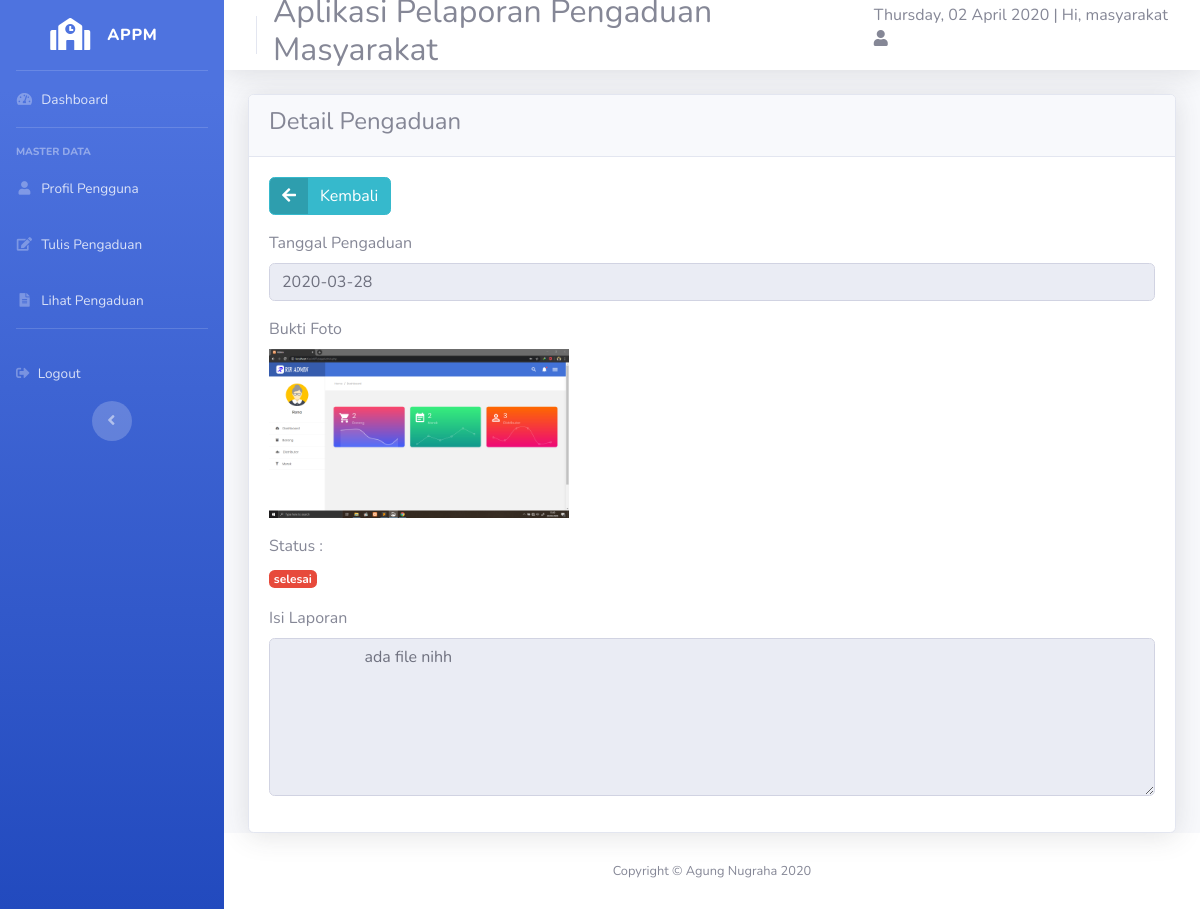
Page /masyarakat.php?url=detail_pengaduan&id=8 (signed in) on the committed database.
### tables this page shows
CREATE TABLE `pengaduan` (
  `id_pengaduan` int(11) NOT NULL,
  `tgl_pengaduan` date NOT NULL,
  `nik` char(16) NOT NULL,
  `isi_laporan` text NOT NULL,
  `foto` varchar(255) NOT NULL,
  `status` enum('belum diproses','sedang diproses','selesai') NOT NULL
);

### detail_pengaduan.php (the view, shortened to what this page needs)
<!DOCTYPE html>
<html lang="en">
<head>
  <link href="vendor/fontawesome-free/css/all.min.css" rel="stylesheet" type="text/css">
  <link href="css/sb-admin-2.min.css" rel="stylesheet">
</head>
<body id="page-top">
  <div class="card shadow">
      <div class="card-header">
            <h4>Detail Pengaduan</h4>
      </div>
      <div class="card-body">
        <div class="form-group cols-sm-6">
            <a href="?url=lihat_pengaduan" class="btn btn-info btn-icon-split">
                <span class="icon text-white-20">
                    <i class="fas fa-arrow-left"></i>
                    </span>
                <span class="text">Kembali</span>
            </a>
        </div>
          <form action="#" method="post" class="form-horizontal" enctype="multipart/form-data">
            <?php
            require 'koneksi.php';
            $sql=mysqli_query($koneksi, "SELECT * FROM pengaduan WHERE id_pengaduan='$_GET[id]'");
            $data=mysqli_fetch_array($sql);
            if ($sql)
              {
            ?>
              <div class="form-group cols-sm-6">
                  <label>Tanggal Pengaduan</label>
                  <input type="text" name="tgl_pengaduan" value="<?php echo $data['tgl_pengaduan']; ?>" class="form-control" readonly>
              </div>
               <div class="form-group cols-sm-6">
                  <label>Bukti Foto</label><br>
                  <img src="foto/<?php echo $data['foto']; ?>" width="300">
              </div>
                <div class="form-group cols-sm-6">
                  <label>Status :</label><br>
                  <span class="badge badge-danger"><?php echo $data['status'] ?></span>
              </div>
              <div class="form-group cols-sm-6">
                  <label>Isi Laporan</label>
                  <textarea class="form-control" name="isi_laporan" rows="6" readonly>
                    <?php echo $data['isi_laporan']; ?>
                  </textarea>
              </div>
            <?php } ?>
          </form>
        </div>
      </div>
</body>
</html>

### rows in the picture
pengaduan: tgl_pengaduan "2020-03-28", foto (picture), status "selesai", isi_laporan "ada file nihh"

### other values in the picture
$_SESSION['nama'] "masyarakat"
